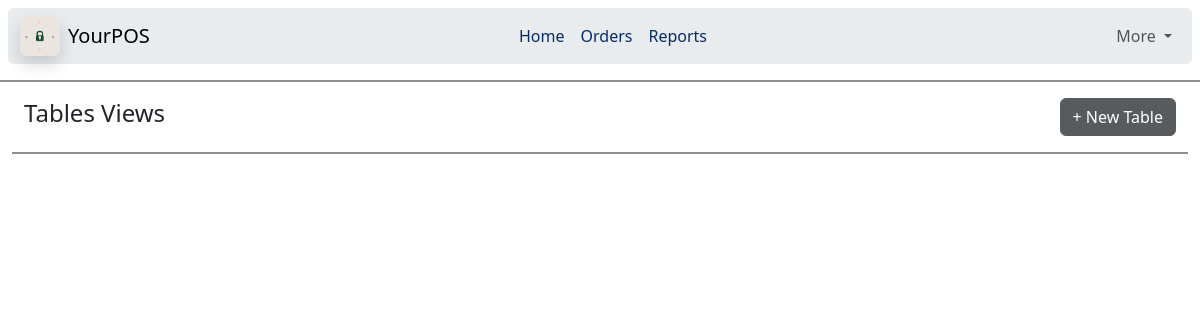
Page /orders on the earlier database version.
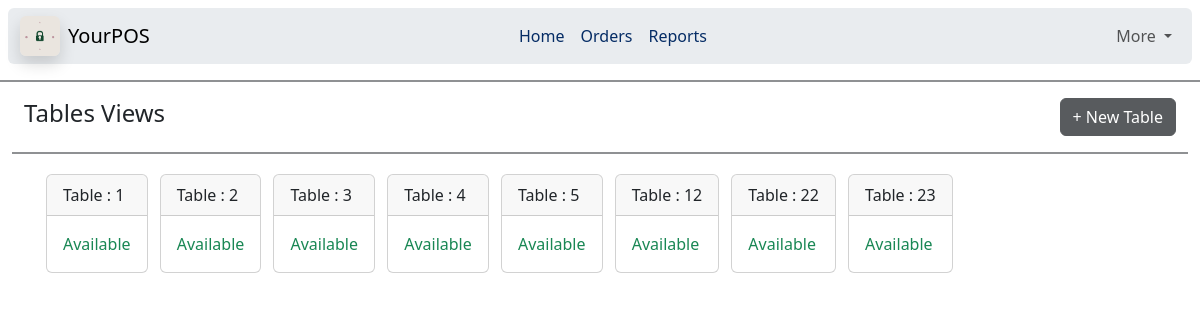
Same page on the later database version.
### home/models.py (models this page shows, shortened)
class TableInfo(models.Model):
    class Status(models.TextChoices):
        AVAILABLE = "A", "Available"
        OCCUPIED = "O", "Occupied"
    table_no = models.IntegerField(primary_key=True)
    status = models.CharField(
        max_length=1,
        choices=Status.choices,
        default=Status.AVAILABLE
    )

### home/views.py (the view, shortened to what this page needs)
# urls.py: path("orders", views.orders, name='orders'),
def orders(request):
    data = TableInfo.objects.all().order_by('table_no')
    return render(request, 'orders.html', {'items': data})

### templates/orders.html (shortened to what this page needs)
{% extends "base.html" %}
{% block body %}
<hr class="border border-dark border-1 opacity-50">
<div class="container-fluid">
    <div class="container-fluid d-flex justify-content-between align-items-center">
        <h4>Tables Views</h4>
        <a class="btn btn-dark opacity-75" data-bs-toggle="collapse" href="#addtablebox" role="button">+ New Table</a>
    </div>
    <hr class="border border-dark border-1 opacity-50">
    <div class="container">
        {% for item in items %}
        <div class="card d-inline-flex m-1 hover-card">
            <a href="/createorders/{{ item.pk }}">
            <div class="card-header">Table : {{item.table_no}}</div>
            {% if item.status == "A" %}
                <div class="card-body text-success">{{item.get_status_display}}</div>
            {% elif item.status == "O" %}
                <div class="card-body text-danger">{{item.get_status_display}}</div>
            {% endif %}
            </a>
        </div>
        {% endfor %}
    </div>
</div>
{% endblock body %}

### templates/base.html (shortened to what this page needs)
<!doctype html>
<html lang="en">
  <head>
    <link href="https://cdn.jsdelivr.net/npm/bootstrap@5.3.8/dist/css/bootstrap.min.css" rel="stylesheet">
</head>
<body>
  <nav class="navbar navbar-expand-lg bg-body-secondary rounded-2 m-2">
    <div class="container-fluid d-flex">
      <img src="/static/img/logo.jpg" class="rounded-2 shadow me-2" width="40" alt="...">
      <a class="navbar-brand" href="#">YourPOS</a>
      <div class="collapse navbar-collapse " id="navbarSupportedContent">
        <ul class="navbar-nav mx-auto">
          <li class="nav-item">
            <a class="nav-link active text-primary-emphasis" href="/home">Home</a>
          </li>
          <li class="nav-item">
            <a class="nav-link active text-primary-emphasis" href="/orders">Orders</a>
          </li>
          <li class="nav-item">
            <a class="nav-link active text-primary-emphasis" href="/salesreport">Reports</a>
          </li>
        </ul>
        <ul class="navbar-nav ms-5">
          <li class="nav-item dropdown">
            <a class="nav-link dropdown-toggle" href="#" role="button" data-bs-toggle="dropdown">
              More
            </a>
          </li>
        </ul>
      </div>
    </div>
  </nav>
{% block body %}{% endblock body %}
  </body>
</html>

### templates/orders.html (style rules this page uses)
.hover-card { transition: transform 0.3s ease, box-shadow 0.3s ease; cursor: pointer; }
.hover-card a { text-decoration: none; color: inherit; }

Differences in the rows shown:
added TableInfo: table_no "1", status "Available"
added TableInfo: table_no "2", status "Available"
added TableInfo: table_no "3", status "Available"
added TableInfo: table_no "4", status "Available"
added TableInfo: table_no "5", status "Available"
added TableInfo: table_no "12", status "Available"
added TableInfo: table_no "22", status "Available"
added TableInfo: table_no "23", status "Available"
